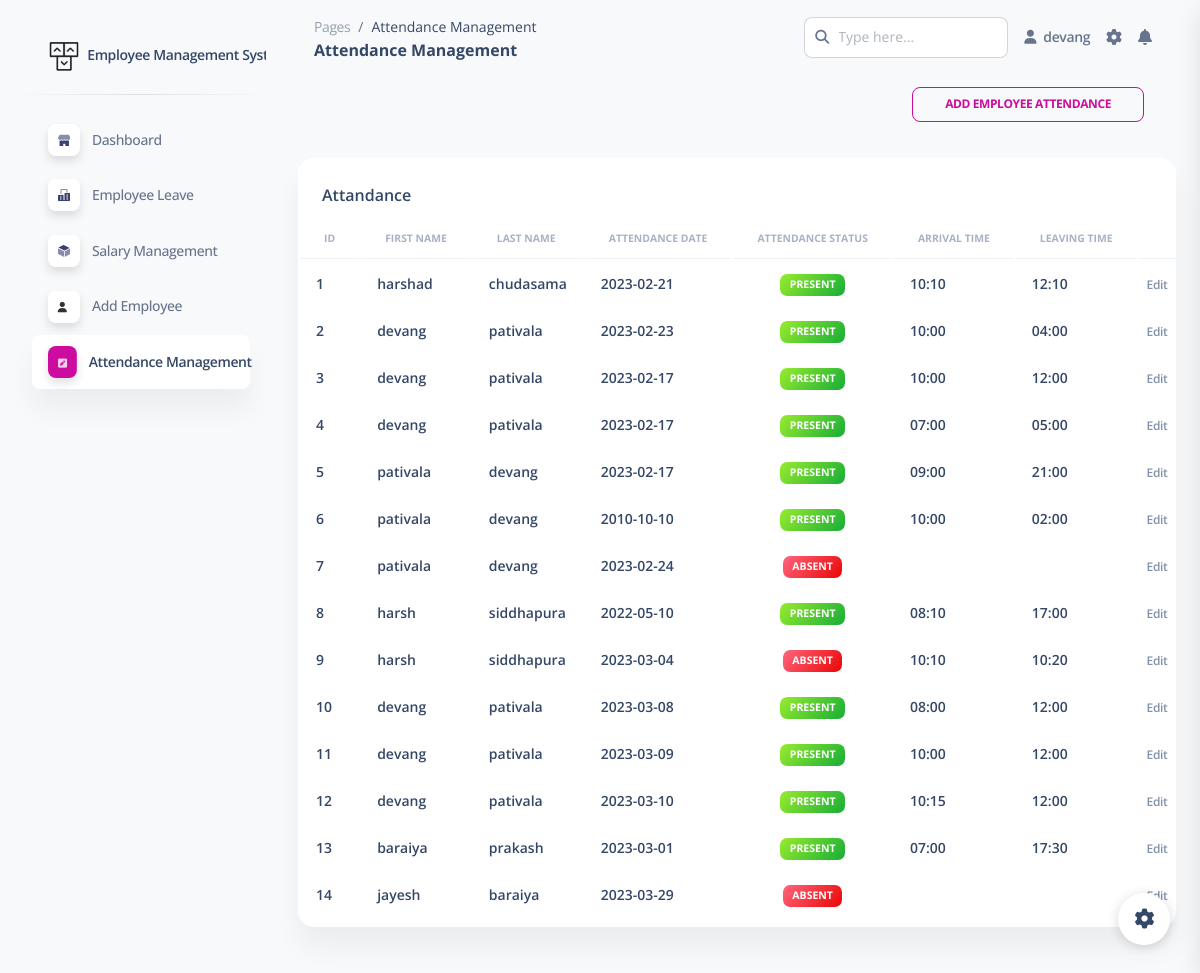
/pages/attendence_index.php (signed in), run on the app's committed database.
### tables this page shows
CREATE TABLE `attendance__tbl` (
  `id` int(20) NOT NULL,
  `emp_id` int(20) NOT NULL,
  `attendance_days` varchar(255) NOT NULL,
  `attendance_status` enum('0','1') NOT NULL COMMENT '0=Absent\r\n1=Present',
  `arrival_time` varchar(255) NOT NULL,
  `leaving_time` varchar(255) NOT NULL
);

CREATE TABLE `user__tbl` (
  `Id` int(20) NOT NULL,
  `user_fname` varchar(255) NOT NULL,
  `user_lname` varchar(255) NOT NULL,
  `user_email` varchar(255) DEFAULT NULL,
  `user_contact` bigint(12) NOT NULL,
  `user_dob` date DEFAULT NULL,
  `user_role` enum('0','1','2') NOT NULL COMMENT '0 = Employee\r\n1 = HR\r\n2 = Owner',
  `user_address` varchar(255) DEFAULT NULL,
  `user_profile_pic` varchar(255) DEFAULT NULL,
  `User_pass` varchar(255) NOT NULL
);

### pages/attendence_index.php (the view, shortened to what this page needs)
<?php
      $conn=mysqli_connect("localhost","root","","employee_management")or die("error in connection");
      $query="select * from attendance__tbl inner join user__tbl on attendance__tbl.emp_id=user__tbl.id";
      $result=mysqli_query($conn,$query);
 ?>
<!DOCTYPE html>
<html lang="en">
<head>
  <link href="../assets/css/nucleo-icons.css" rel="stylesheet" />
  <link href="../assets/css/nucleo-svg.css" rel="stylesheet" />
  <link href="../assets/css/nucleo-svg.css" rel="stylesheet" />
  <link id="pagestyle" href="../assets/css/soft-ui-dashboard.css?v=1.0.6" rel="stylesheet" />
</head>
<body class="g-sidenav-show  bg-gray-100">
  <aside class="sidenav navbar navbar-vertical navbar-expand-xs border-0 border-radius-xl my-3 fixed-start ms-3 " id="sidenav-main">
    <div class="sidenav-header">
      <a class="navbar-brand m-0"  target="_blank">
        <img src="../assets/img/logo-ct-dark.png" class="navbar-brand-img h-100" alt="main_logo">
        <span class="ms-1 font-weight-bold">Employee Management System</span>
      </a>
    </div>
    <hr class="horizontal dark mt-0">
    <div class="collapse navbar-collapse  w-auto " id="sidenav-collapse-main">
      <ul class="navbar-nav">
        <li class="nav-item">
          <a class="nav-link  " href="dashboard.php">
            <div class="icon icon-shape icon-sm shadow border-radius-md bg-white text-center me-2 d-flex align-items-center justify-content-center">
            </div>
            <span class="nav-link-text ms-1">Dashboard</span>
          </a>
        </li>
        <li class="nav-item">
          <a class="nav-link" href="emp_leave.php">
            <div class="icon icon-shape icon-sm shadow border-radius-md bg-white text-center me-2 d-flex align-items-center justify-content-center">
            </div>
            <span class="nav-link-text ms-1">Employee Leave</span>
          </a>
        </li>
        <li class="nav-item">
          <a class="nav-link" href="admin_sal.php">
            <div class="icon icon-shape icon-sm shadow border-radius-md bg-white text-center me-2 d-flex align-items-center justify-content-center">
            </div>
            <span class="nav-link-text ms-1">Salary Management</span>
          </a>
        </li>
        <li class="nav-item">
          <a class="nav-link" href="add_employee.php">
            <div class="icon icon-shape icon-sm shadow border-radius-md bg-white text-center me-2 d-flex align-items-center justify-content-center">
            <i class="fa fa-user me-sm-1" style="color:#000;"></i>
            </div>
            <span class="nav-link-text ms-1">Add Employee</span>
          </a>
        </li>
        <li class="nav-item">
          <a class="nav-link active" href="attendence_index.php">
            <div class="icon icon-shape icon-sm shadow border-radius-md bg-white text-center me-2 d-flex align-items-center justify-content-center">
            <i class="fa fa-pencil-square" style="color:#fff;" ></i>
            </div>
            <span class="nav-link-text ms-1">Attendance Management</span>
          </a>
        </li>
      </ul>
    </div>
  </aside>
  <main class="main-content position-relative max-height-vh-100 h-100 border-radius-lg ">
    <nav class="navbar navbar-main navbar-expand-lg px-0 mx-4 shadow-none border-radius-xl" id="navbarBlur" navbar-scroll="true">
      <div class="container-fluid py-1 px-3">
        <nav aria-label="breadcrumb">
          <ol class="breadcrumb bg-transparent mb-0 pb-0 pt-1 px-0 me-sm-6 me-5">
            <li class="breadcrumb-item text-sm"><a class="opacity-5 text-dark" href="javascript:;">Pages</a></li>
            <li class="breadcrumb-item text-sm text-dark active" aria-current="page">Attendance Management</li>
          </ol>
          <h6 class="font-weight-bolder mb-0">Attendance Management</h6>
        </nav>
        <div class="collapse navbar-collapse mt-sm-0 mt-2 me-md-0 me-sm-4" id="navbar">
          <div class="ms-md-auto pe-md-3 d-flex align-items-center">
            <div class="input-group">
              <span class="input-group-text text-body"><i class="fas fa-search" aria-hidden="true"></i></span>
              <input type="text" class="form-control" placeholder="Type here...">
            </div>
          </div>
          <ul class="navbar-nav  justify-content-end">
            <li class="nav-item d-flex align-items-center">
              <a href="profile.php" class="nav-link text-body font-weight-bold px-0">
                <i class="fa fa-user me-sm-1"></i>
                <span class="d-sm-inline d-none"><?= $_SESSION['user_fname'];?></span>
              </a>
            </li>
            <li class="nav-item px-3 d-flex align-items-center">
                <i class="fa fa-cog fixed-plugin-button-nav cursor-pointer"></i>
            </li>
            <li class="nav-item dropdown pe-2 d-flex align-items-center">
                <i class="fa fa-bell cursor-pointer"></i>
            </li>
          </ul>
        </div>
      </div>
    </nav>
   <nav class="navbar navbar-main navbar-expand-lg px-0 mx-4 shadow-none border-radius-xl" id="navbarBlur" navbar-scroll="true">
      <div class="container-fluid py-1 px-3">
        <div class="collapse navbar-collapse mt-sm-0 mt-2 me-md-0 me-sm-4" id="navbar">
          <ul class="navbar-nav  justify-content-end">
            <li class="nav-item d-flex align-items-center">
              <a class="btn btn-outline-primary btn-sm mb-0 me-3"  href="add_attendance.php">Add Employee Attendance</a>
            </li>
          </ul>
        </div>
      </div>
    </nav>
    <div class="container-fluid py-4">
      <div class="row">
        <div class="col-12">
          <div class="card mb-4">
            <div class="card-header pb-0">
              <h6>Attandance</h6>
            </div>
            <div class="card-body px-0 pt-0 pb-2">
              <div class="table-responsive p-0">
                <table class="table align-items-center mb-0">
                  <thead>
                    <tr>
                      <th class="text-uppercase text-secondary text-xxs font-weight-bolder opacity-7">Id</th>
                      <th class="text-uppercase text-secondary text-xxs font-weight-bolder opacity-7">First Name</th>
                      <th class="text-uppercase text-secondary text-xxs font-weight-bolder opacity-7">Last Name</th>
                      <th class="text-uppercase text-secondary text-xxs font-weight-bolder opacity-7">Attendance Date</th>
                      <th class="text-center text-uppercase text-secondary text-xxs font-weight-bolder opacity-7">Attendance Status</th>
                      <th class="text-uppercase text-secondary text-xxs font-weight-bolder opacity-7">Arrival Time</th>
                      <th class="text-uppercase text-secondary text-xxs font-weight-bolder opacity-7">Leaving Time</th>
                      <th class="text-secondary opacity-7"></th>
                    </tr>
                  </thead>
                  <?php
                  $i=1;
                       while($row=mysqli_fetch_array($result))
                       {
                        $e_id = $row['id'];
                  ?>
                  <tbody>
                    <tr>
                    <td>
                        <div class="d-flex px-2 py-1">
                          <div class="d-flex flex-column justify-content-center">
                            <h6 class="mb-0 text-sm"><?php echo $i++; ?></h6>
                          </div>
                        </div>
                    </td>
                    <td>
                        <div class="d-flex px-2 py-1">
                          <div class="d-flex flex-column justify-content-center">
                            <h6 class="mb-0 text-sm"><?php echo $row['user_fname'] ?></h6>
                          </div>
                        </div>
                      </td>
                      <td>
                        <div class="d-flex px-2 py-1">
                          <div class="d-flex flex-column justify-content-center">
                            <h6 class="mb-0 text-sm"><?php echo $row['user_lname'] ?></h6>
                          </div>
                        </div>
                      </td>
                      <td>
                        <div class="d-flex px-2 py-1">
                          <div class="d-flex flex-column justify-content-center">
                            <h6 class="mb-0 text-sm"><?php echo $row['attendance_days'] ?></h6>
                          </div>
                        </div>
                      </td>
                      <td class="align-middle text-center text-sm">
                        <?php
                          if($row['attendance_status'] == 0){
                            echo '<span class="badge badge-sm bg-gradient-danger">Absent</span>';
                          }
                          elseif($row['attendance_status'] == 1){
                            echo '<span class="badge badge-sm bg-gradient-success">Present</span>';
                          }
                        ?>
                      </td>
                      <td>
                        <div class="d-flex px-2 py-1">
                          <div class="d-flex flex-column justify-content-center">
                            <h6 class="mb-0 text-sm"><?php echo $row['arrival_time'] ?></h6>
                          </div>
                        </div>
                      </td>
                      <td>
                        <div class="d-flex px-2 py-1">
                          <div class="d-flex flex-column justify-content-center">
                            <h6 class="mb-0 text-sm"><?php echo $row['leaving_time'] ?></h6>
                          </div>
                        </div>
                      </td>
                      <td class="align-middle">
                        <?php
                            echo '<a href="edit_attendance.php?id='.$e_id.'"  class="text-secondary font-weight-bold text-xs" data-toggle="tooltip" data-original-title="Edit user">Edit</a>';
                        ?>
                      </td>
                    </tr>
                    <?php
                       }
                    ?>
                  </tbody>
                </table>
              </div>
            </div>
          </div>
        </div>
      </div>
    </div>
  </main>
  <div class="fixed-plugin">
    <a class="fixed-plugin-button text-dark position-fixed px-3 py-2">
      <i class="fa fa-cog py-2"> </i>
    </a>
  </div>
</body>
</html>

### assets/css/nucleo-svg.css (style rules this page uses)
.icon { display: inline-block; color: #111111; height: 1em; width: 1em; }
.icon-sm { height: 0.8em; width: 0.8em; }
.icon { fill: currentColor; stroke: none; }

### data on the page
attendance__tbl: user__tbl.user_fname "harshad", user__tbl.user_lname "chudasama", attendance_days "2023-02-21", attendance_status "PRESENT", arrival_time "10:10", leaving_time "12:10"
attendance__tbl: user__tbl.user_fname "devang", user__tbl.user_lname "pativala", attendance_days "2023-02-23", attendance_status "PRESENT", arrival_time "10:00", leaving_time "04:00"
attendance__tbl: user__tbl.user_fname "devang", user__tbl.user_lname "pativala", attendance_days "2023-02-17", attendance_status "PRESENT", arrival_time "10:00", leaving_time "12:00"
attendance__tbl: user__tbl.user_fname "devang", user__tbl.user_lname "pativala", attendance_days "2023-02-17", attendance_status "PRESENT", arrival_time "07:00", leaving_time "05:00"
attendance__tbl: user__tbl.user_fname "pativala", user__tbl.user_lname "devang", attendance_days "2023-02-17", attendance_status "PRESENT", arrival_time "09:00", leaving_time "21:00"
attendance__tbl: user__tbl.user_fname "pativala", user__tbl.user_lname "devang", attendance_days "2010-10-10", attendance_status "PRESENT", arrival_time "10:00", leaving_time "02:00"
attendance__tbl: user__tbl.user_fname "pativala", user__tbl.user_lname "devang", attendance_days "2023-02-24", attendance_status "ABSENT"
attendance__tbl: user__tbl.user_fname "harsh", user__tbl.user_lname "siddhapura", attendance_days "2022-05-10", attendance_status "PRESENT", arrival_time "08:10", leaving_time "17:00"
attendance__tbl: user__tbl.user_fname "harsh", user__tbl.user_lname "siddhapura", attendance_days "2023-03-04", attendance_status "ABSENT", arrival_time "10:10", leaving_time "10:20"
attendance__tbl: user__tbl.user_fname "devang", user__tbl.user_lname "pativala", attendance_days "2023-03-08", attendance_status "PRESENT", arrival_time "08:00", leaving_time "12:00"
attendance__tbl: user__tbl.user_fname "devang", user__tbl.user_lname "pativala", attendance_days "2023-03-09", attendance_status "PRESENT", arrival_time "10:00", leaving_time "12:00"
attendance__tbl: user__tbl.user_fname "devang", user__tbl.user_lname "pativala", attendance_days "2023-03-10", attendance_status "PRESENT", arrival_time "10:15", leaving_time "12:00"
attendance__tbl: user__tbl.user_fname "baraiya", user__tbl.user_lname "prakash", attendance_days "2023-03-01", attendance_status "PRESENT", arrival_time "07:00", leaving_time "17:30"
attendance__tbl: user__tbl.user_fname "jayesh", user__tbl.user_lname "baraiya", attendance_days "2023-03-29", attendance_status "ABSENT"

### other printed values
$_SESSION['user_fname'] "devang"
